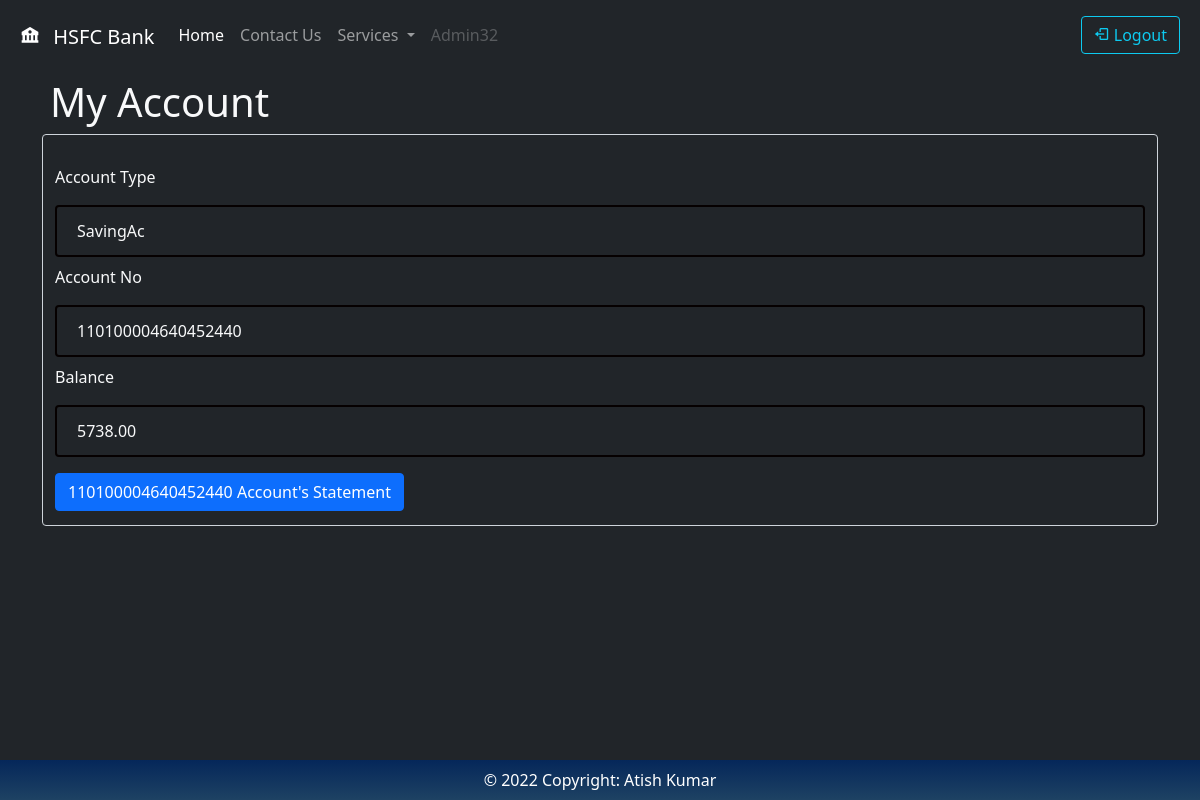
Page /accounts/ (signed in) on the committed database.
### Account/models.py (models this page shows, shortened)
class UserBankAccount(models.Model):
    Account_id = models.AutoField(primary_key=True,editable=False,unique=True)
    user = models.ForeignKey(
        User,
        related_name='account',
        on_delete=models.CASCADE,
    )
    account_type = models.ForeignKey(
        ProductCode,
        default=1,
        related_name='accounts',
        on_delete=models.CASCADE
    )
    period = models.DecimalField(max_digits=10, decimal_places=2, default=0)
    rate = models.DecimalField(max_digits=4, decimal_places=2, default=0)
    account_no = models.PositiveBigIntegerField(null=False,blank=True,unique=True)
    account_no = models.BigIntegerField(null=False,blank=True,unique=True)
    balance = models.DecimalField(
       max_digits=6, decimal_places=2, default=0, null=True, blank=True
    )
    interest_start_date = models.DateField(
        auto_now_add=True,
        help_text=(
            'The month number that interest calculation will start from'
        )
    )
    initial_deposit_date = models.DateField(auto_now_add=True)
    Referrence_Number = models.CharField(max_length = 10,
           blank=True,
           editable=False,
           unique=True,
           default=create_new_ref_number,
      )
    def create_new_ref_number():
                not_unique = True
                while not_unique:
                    unique_ref = random.randint(1000000000, 9999999999)
                    if not UserBankAccount.objects.filter(Referrence_Number=unique_ref):
                        not_unique = False
                return str(unique_ref)

### Product/models.py (models this page shows)
class ProductCode(models.Model):
    code = models.CharField(max_length=6, default=0,help_text='Enter Product Code',unique=True)
    name = models.CharField(max_length=128,help_text='Enter Product Code eg:Saving/Fixed Deposit')
    maximum_withdrawal_amount = models.DecimalField(
        decimal_places=2,
        max_digits=12
    )
    annual_interest_rate = models.DecimalField(
        validators=[MinValueValidator(0), MaxValueValidator(100)],
        decimal_places=2,
        max_digits=5,
        help_text='Interest rate from 0 - 100'
    )
    interest_calculation_per_year = models.PositiveSmallIntegerField(
        validators=[MinValueValidator(1), MaxValueValidator(12)],
        help_text='The number of times interest will be calculated per year'
    )
    def __str__(self):
        return self.name

### Account/views.py (the view, shortened to what this page needs)
# urls.py: path('', index,name='accounts_home' ),
def index(request):
    current_user = request.user.customer
    current_user_file = UserBankAccount.objects.filter(user = request.user)
    form = AccountForm(instance=current_user)
    context = { 'form':form,'all_acc':current_user_file}
    return render(request, 'account.html', context)

### Account/forms.py
class AccountForm(ModelForm):
    class Meta:
        model = UserBankAccount
        fields = '__all__'
        exclude = ['account_no',]

### templates/account.html (shortened to what this page needs)
{% extends 'base.html' %}
{% block content %}
  <body class = 'bg-dark text-light'>
    <div class="container">
        <h1 class = 'm-2'>My Account</h1>
        <form class = 'form-control bg-dark text-light' method="POST" action = ''>
            {% for acc in all_acc%}
            <br>
            <label for="exampleFormControlInput1" class="form-label">Account Type</label>
            <input class="form-control bg-dark text-light" type="text" placeholder="Default input" name = 'username' value ="{{acc.account_type}}" aria-label="default input example" readonly>
            <label for="exampleFormControlInput1" class="form-label">Account No</label>
            <input class="form-control bg-dark text-light" type="text" placeholder="Default input" name = 'username' value ="{{acc.account_no}}" aria-label="default input example" readonly>
            <label for="exampleFormControlInput1" class="form-label">Balance</label>
            <input class="form-control bg-dark text-light" type="text" placeholder="Default input" name = 'username' value ="{{acc.balance}}" aria-label="default input example" readonly>
           <a href = ''>
              <a class="btn btn-primary mt-2 mb-2" href='{% url "report" acc.Account_id %}' role="button">{{acc.account_no}} Account's Statement</a>
          </a>
        {% endfor %}
        </div>
{% endblock content %}

### templates/base.html (shortened to what this page needs)
<!doctype html>
<html lang="en">
  <head>
    <link href="https://cdn.jsdelivr.net/npm/bootstrap@5.0.2/dist/css/bootstrap.min.css" rel="stylesheet">
    <link href='https://unpkg.com/boxicons@2.1.2/css/boxicons.min.css' rel='stylesheet'>
  </head>
  <body class = 'bg-dark text-light'>
   <nav class="navbar navbar-expand-lg sticky-top navbar-dark bg-dark">
    <div class="container-fluid">
      <a class="navbar-brand" href="/"> <i class='bx bxs-bank m-2' ></i> HSFC Bank</a>
      <div class="collapse navbar-collapse " id="navbarSupportedContent">
        <ul class="navbar-nav me-auto mb-2 mb-lg-0">
          <li class="nav-item ">
            <a class="nav-link active " aria-current="page" href="/"> Home</a>
          </li>
          <li class="nav-item">
            <a class="nav-link" href="/contactus/"> Contact Us</a>
          </li>
          <li class="nav-item dropdown ">
            <a class="nav-link dropdown-toggle" href="#" id="navbarDropdown" role="button" data-bs-toggle="dropdown" aria-expanded="false">
                Services
            </a>
          </li>
          <li class="nav-item">
            <a class="nav-link disabled" href="#" tabindex="-1" aria-disabled="true">{{request.user}}</a>
          </li>
        </ul>
        <form class="d-flex">
          {% if user.is_authenticated %}
          <a class="btn btn-outline-info m-2" href="/logout/" role="button"> <i class='bx bx-log-out' ></i> Logout</a>
            {% else %}
            <a class="btn btn-outline-info m-2" href="/login/" role="button"> <i class='bx bx-log-in' ></i> Login or Signup</a>
              {% endif %}
            </form>
      </div>
    </div>
  </nav>
  {% block content %}
  {% endblock content %}
  <div class="footer-copyright fixed-bottom text-center py-2 mt-5">© 2022 Copyright:  Atish Kumar
  </div>
</body>
</html>

### templates/base.html (style rules this page uses)
ul { padding-left: 0rem; }
input[type="text"] { width: 100%; color: rgb(247, 243, 243); background: transparent; padding: 12px 20px; margin: 8px 0; display: inline-block; border-radius: 4px; border: 2px rgb(5, 0, 0) solid; box-sizing: border-box; }
a:link, a:visited { text-decoration: none; }
.footer-copyright { background-image:linear-gradient(-180deg,#05275a,#1e4263); color: white; }

### rows in the picture
UserBankAccount: username "SavingAc", username "110100004640452440", username "5738.00", account_no "110100004640452440"

### other values in the picture
{{ request.user }} "Admin32"
